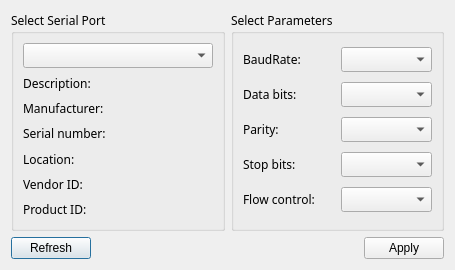
<?xml version="1.0" encoding="UTF-8"?>
<ui version="4.0">
 <class>SettingsDialog</class>
 <widget class="QDialog" name="SettingsDialog">
  <property name="geometry">
   <rect>
    <x>0</x>
    <y>0</y>
    <width>455</width>
    <height>270</height>
   </rect>
  </property>
  <property name="windowTitle">
   <string>Settings Serial Port</string>
  </property>
  <layout class="QGridLayout" name="gridLayout_3">
   <item row="0" column="1">
    <widget class="QGroupBox" name="parametersBox">
     <property name="font">
      <font>
       <family>Courier 10 Pitch</family>
      </font>
     </property>
     <property name="title">
      <string>Select Parameters</string>
     </property>
     <layout class="QGridLayout" name="gridLayout_2">
      <item row="0" column="0">
       <widget class="QLabel" name="baudRateLabel">
        <property name="text">
         <string>BaudRate:</string>
        </property>
       </widget>
      </item>
      <item row="0" column="1">
       <widget class="QComboBox" name="baudRateBox"/>
      </item>
      <item row="1" column="0">
       <widget class="QLabel" name="dataBitsLabel">
        <property name="text">
         <string>Data bits:</string>
        </property>
       </widget>
      </item>
      <item row="1" column="1">
       <widget class="QComboBox" name="dataBitsBox"/>
      </item>
      <item row="2" column="0">
       <widget class="QLabel" name="parityLabel">
        <property name="text">
         <string>Parity:</string>
        </property>
       </widget>
      </item>
      <item row="2" column="1">
       <widget class="QComboBox" name="parityBox"/>
      </item>
      <item row="3" column="0">
       <widget class="QLabel" name="stopBitsLabel">
        <property name="text">
         <string>Stop bits:</string>
        </property>
       </widget>
      </item>
      <item row="3" column="1">
       <widget class="QComboBox" name="stopBitsBox"/>
      </item>
      <item row="4" column="0">
       <widget class="QLabel" name="flowControlLabel">
        <property name="text">
         <string>Flow control:</string>
        </property>
       </widget>
      </item>
      <item row="4" column="1">
       <widget class="QComboBox" name="flowControlBox"/>
      </item>
     </layout>
    </widget>
   </item>
   <item row="0" column="0">
    <widget class="QGroupBox" name="selectBox">
     <property name="font">
      <font>
       <family>Courier 10 Pitch</family>
      </font>
     </property>
     <property name="title">
      <string>Select Serial Port</string>
     </property>
     <layout class="QGridLayout" name="gridLayout">
      <item row="0" column="0">
       <widget class="QComboBox" name="serialPortInfoListBox"/>
      </item>
      <item row="1" column="0">
       <widget class="QLabel" name="descriptionLabel">
        <property name="text">
         <string>Description:</string>
        </property>
       </widget>
      </item>
      <item row="2" column="0">
       <widget class="QLabel" name="manufacturerLabel">
        <property name="text">
         <string>Manufacturer:</string>
        </property>
       </widget>
      </item>
      <item row="3" column="0">
       <widget class="QLabel" name="serialNumberLabel">
        <property name="text">
         <string>Serial number:</string>
        </property>
       </widget>
      </item>
      <item row="4" column="0">
       <widget class="QLabel" name="locationLabel">
        <property name="text">
         <string>Location:</string>
        </property>
       </widget>
      </item>
      <item row="5" column="0">
       <widget class="QLabel" name="vidLabel">
        <property name="text">
         <string>Vendor ID:</string>
        </property>
       </widget>
      </item>
      <item row="6" column="0">
       <widget class="QLabel" name="pidLabel">
        <property name="text">
         <string>Product ID:</string>
        </property>
       </widget>
      </item>
     </layout>
    </widget>
   </item>
   <item row="1" column="0" colspan="2">
    <layout class="QHBoxLayout" name="horizontalLayout">
     <item>
      <widget class="QPushButton" name="pushButton">
       <property name="text">
        <string>Refresh</string>
       </property>
      </widget>
     </item>
     <item>
      <spacer name="horizontalSpacer">
       <property name="orientation">
        <enum>Qt::Horizontal</enum>
       </property>
       <property name="sizeHint" stdset="0">
        <size>
         <width>96</width>
         <height>20</height>
        </size>
       </property>
      </spacer>
     </item>
     <item>
      <widget class="QPushButton" name="applyButton">
       <property name="text">
        <string>Apply</string>
       </property>
      </widget>
     </item>
    </layout>
   </item>
  </layout>
 </widget>
 <resources/>
 <connections/>
</ui>
